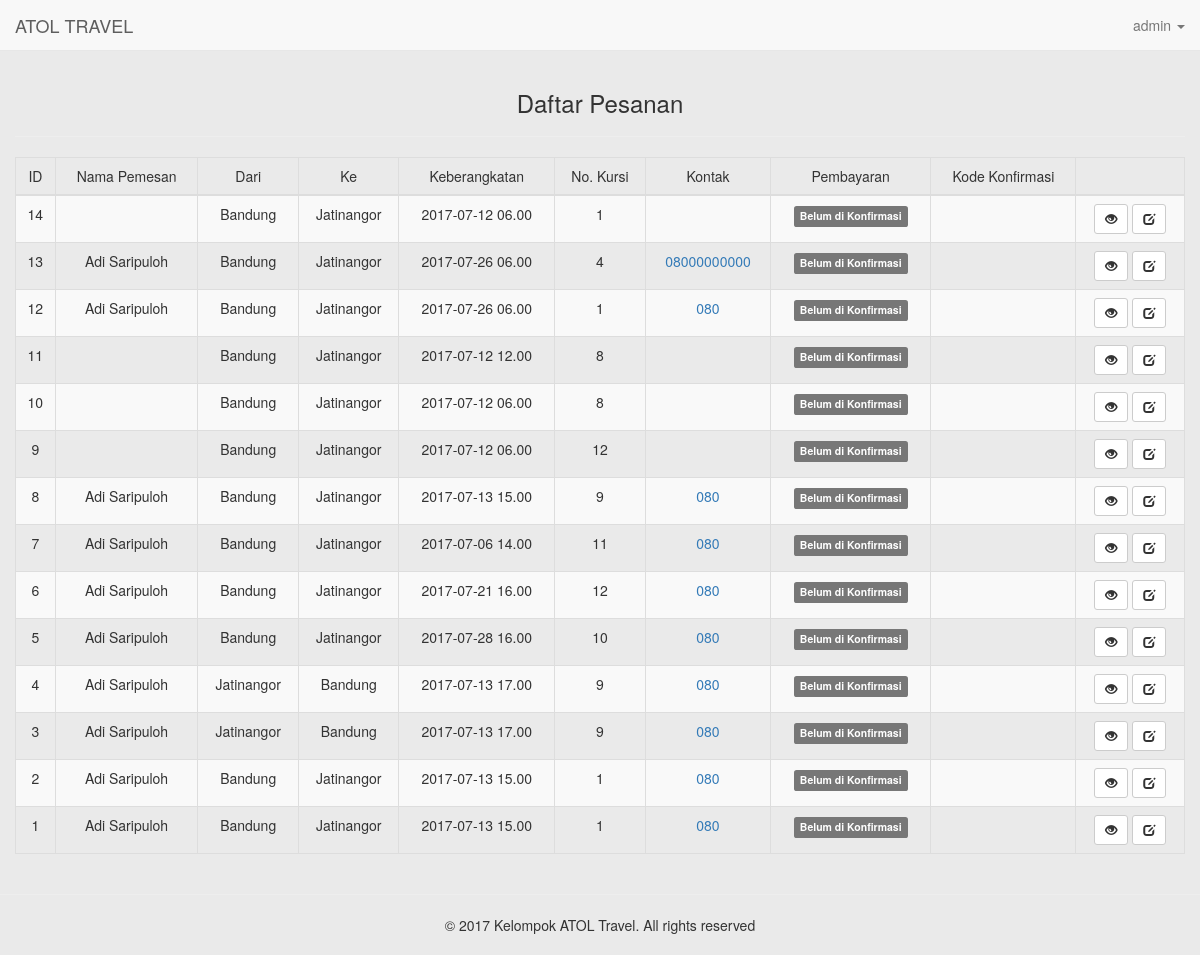
The app's page /admin/dashboard.php (signed in), older data.
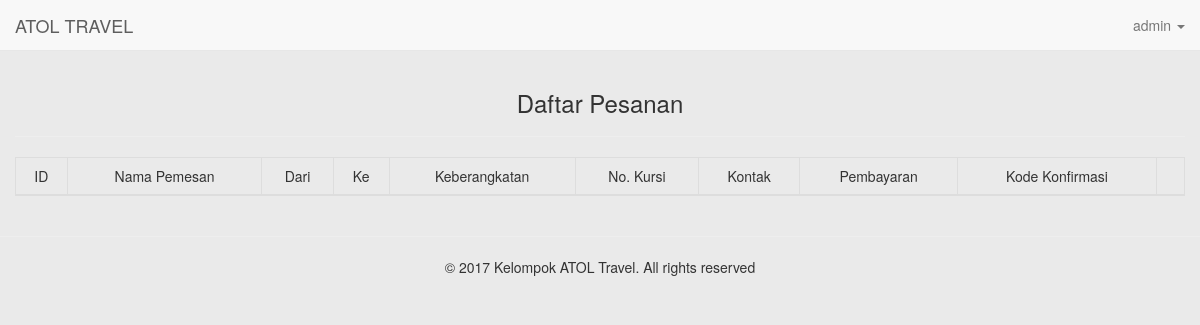
The same page, newer data.
### tables this page shows
CREATE TABLE `pesanan` (
  `id` int(11) NOT NULL AUTO_INCREMENT,
  `dari` varchar(10) NOT NULL,
  `ke` varchar(10) NOT NULL,
  `tgl_berangkat` date NOT NULL,
  `jam_berangkat` int(11) NOT NULL,
  `no_kursi` int(11) NOT NULL,
  `nama_pemesan` varchar(45) NOT NULL,
  `kontak` varchar(50) NOT NULL,
  `pembayaran` int(11) NOT NULL,
  `foto_konfirmasi` varchar(45) DEFAULT NULL,
  `key_konfirmasi` varchar(45) NOT NULL,
  PRIMARY KEY (`id`)
);

### admin/halaman/daftar_pesanan.php (the view, shortened to what this page needs)
<h3 class="text-center">Daftar Pesanan</h3>
<hr>
<table class="table table-striped table-bordered text-center table-responsive" id="table">
  <thead>
    <td>ID</td>
    <td>Nama Pemesan</td>
    <td>Dari</td>
    <td>Ke</td>
    <td>Keberangkatan</td>
    <td>No. Kursi</td>
    <td>Kontak</td>
    <td>Pembayaran</td>
    <td>Kode Konfirmasi</td>
    <td></td>
  </thead>
  <tbody>
  <?php
  $sql = "SELECT * FROM pesanan ORDER by id DESC ";
  $result = mysqli_query($db,$sql);
  if ($result->num_rows > 0) {
    while($row = $result->fetch_assoc()) {
      $id = $row['id'];
      $nama_pemesan = $row['nama_pemesan'];
      $dari = $row['dari'];
      $ke = $row['ke'];
      $tgl_berangkat = $row['tgl_berangkat'];
      $jam_berangkat = $row['jam_berangkat'];
      $no_kursi = $row['no_kursi'];
      $kontak = $row['kontak'];
      $pembayaran = $row['pembayaran'];
      $key = $row['key_konfirmasi'];
      $j = 6;
      for($i=1; $i<=13; $i++) {
        if(($jam_berangkat == $i)) {
          if($j <= 9) {
            $new_jadwal = '0' . $j . '.00';
          } else {
            $new_jadwal = $j . '.00';
          }
        }
        $j++;
      }
      if($pembayaran == 0) {
        $new_pembayaran = '
          <span class="label label-default">Belum di Konfirmasi</span>
        ';
      }
      echo '
      <tr>
        <td>'.$id.'</td>
        <td>'.$nama_pemesan.'</td>
        <td>'.$dari.'</td>
        <td>'.$ke.'</td>
        <td>'.$tgl_berangkat.' '.$new_jadwal.'</td>
        <td>'.$no_kursi.'</td>
        <td><a href="mailto:'.$kontak.'">'.$kontak.'</a></td>
        <td>'.$new_pembayaran.'</td>
        <td>'.$key.'</td>
        <td>
          <div class="btn-group" role="group">
            <a href="?act=lihat&key='.$key.'"><button type="button" class="btn btn-default btn-sm"><i class="glyphicon glyphicon-eye-open"></i></button></a>
            <a href="?act=edit&key='.$key.'"><button type="button" class="btn btn-default btn-sm"><i class="glyphicon glyphicon-edit"></i></i></button></a>
          </div>
        </td>
      </tr>
      ';
    }
  }
  ?>
  </tbody>
</table>

### admin/dashboard.php (shortened to what this page needs)
<?php
   include ('session.php');
?>
<!DOCTYPE html>
<html>
  <head>
    <link rel="stylesheet" href="https://maxcdn.bootstrapcdn.com/bootstrap/3.3.7/css/bootstrap.min.css">
    <link rel="stylesheet" href="../css/styles.css">
    <link rel="stylesheet" type="text/css" href="//cdn.datatables.net/1.10.15/css/jquery.dataTables.css">
  </head>
  <body>
    <?php
      include '../navbar.php';
    ?>
    <div class="container content">
      <div class="row">
        <?php
          if (isset($_GET['act'])) {
            $act = $_GET['act'];
            if(($act == 'lihat') && !empty($_GET['key'])) {
              $key = $_GET['key'];
              include ('halaman/lihat.php');
            } elseif(($act == 'edit') && !empty($_GET['key'])) {
                $key = $_GET['key'];
                include ('halaman/edit.php');
            } else {
              header('location: dashboard.php');
            }
          } else {
            include ('halaman/daftar_pesanan.php');
          }
        ?>
      </div>
    </div>
    <hr class="devider">
    <?php include '../footer.php'; ?>
  </body>
</html>

### navbar.php (shortened to what this page needs)
<nav class="navbar navbar-default navbar-fixed-top">
  <div class="container">
    <div class="row">
      <div class="navbar-header">
        <a class="navbar-brand" href="/admin/dashboard.php">ATOL TRAVEL</a>
      </div>
      <div class="collapse navbar-collapse" id="bs-example-navbar-collapse-1">
        <?php if(isset($_SESSION['username']) != ""){ ?>
          <ul class="nav navbar-nav navbar-right">
            <li class="dropdown">
              <a href="#" class="dropdown-toggle" data-toggle="dropdown" role="button" aria-haspopup="true" aria-expanded="false"><?php echo $_SESSION['username'];?> <span class="caret"></span></a>
            </li>
          </ul>
        <?php } else { ?>
          <ul class="nav navbar-nav navbar-right">
            <li><a href="/admin">Login Admin</a></li>
          </ul>
        <?php } ?>
      </div>
    </div>
  </div>
</nav>

### footer.php
<div class="container">
  <div class="row">
    <footer class="footer" style="padding-bottom: 20px;">
      <center>&copy; 2017 Kelompok ATOL Travel. All rights reserved</center>
    </footer>
  </div>
</div>

### css/styles.css (style rules this page uses)
body { background: #eaeaea; }
.content { padding-top: 70px; }

Row changes from the older to the newer data that the page shows:
removed pesanan: id "14", dari "Bandung", ke "Jatinangor", tgl_berangkat "2017-07-12", new_jadwal "06.00", no_kursi "1", pembayaran "Belum di Konfirmasi"
removed pesanan: id "13", nama_pemesan "Adi Saripuloh", dari "Bandung", ke "Jatinangor", tgl_berangkat "2017-07-26", new_jadwal "06.00", no_kursi "4", kontak "08000000000", pembayaran "Belum di Konfirmasi"
removed pesanan: id "12", nama_pemesan "Adi Saripuloh", dari "Bandung", ke "Jatinangor", tgl_berangkat "2017-07-26", new_jadwal "06.00", no_kursi "1", kontak "080", pembayaran "Belum di Konfirmasi"
removed pesanan: id "11", dari "Bandung", ke "Jatinangor", tgl_berangkat "2017-07-12", new_jadwal "12.00", no_kursi "8", pembayaran "Belum di Konfirmasi"
removed pesanan: id "10", dari "Bandung", ke "Jatinangor", tgl_berangkat "2017-07-12", new_jadwal "06.00", no_kursi "8", pembayaran "Belum di Konfirmasi"
removed pesanan: id "9", dari "Bandung", ke "Jatinangor", tgl_berangkat "2017-07-12", new_jadwal "06.00", no_kursi "12", pembayaran "Belum di Konfirmasi"
removed pesanan: id "8", nama_pemesan "Adi Saripuloh", dari "Bandung", ke "Jatinangor", tgl_berangkat "2017-07-13", new_jadwal "15.00", no_kursi "9", kontak "080", pembayaran "Belum di Konfirmasi"
removed pesanan: id "7", nama_pemesan "Adi Saripuloh", dari "Bandung", ke "Jatinangor", tgl_berangkat "2017-07-06", new_jadwal "14.00", no_kursi "11", kontak "080", pembayaran "Belum di Konfirmasi"
removed pesanan: id "6", nama_pemesan "Adi Saripuloh", dari "Bandung", ke "Jatinangor", tgl_berangkat "2017-07-21", new_jadwal "16.00", no_kursi "12", kontak "080", pembayaran "Belum di Konfirmasi"
removed pesanan: id "5", nama_pemesan "Adi Saripuloh", dari "Bandung", ke "Jatinangor", tgl_berangkat "2017-07-28", new_jadwal "16.00", no_kursi "10", kontak "080", pembayaran "Belum di Konfirmasi"
removed pesanan: id "4", nama_pemesan "Adi Saripuloh", dari "Jatinangor", ke "Bandung", tgl_berangkat "2017-07-13", new_jadwal "17.00", no_kursi "9", kontak "080", pembayaran "Belum di Konfirmasi"
removed pesanan: id "3", nama_pemesan "Adi Saripuloh", dari "Jatinangor", ke "Bandung", tgl_berangkat "2017-07-13", new_jadwal "17.00", no_kursi "9", kontak "080", pembayaran "Belum di Konfirmasi"
removed pesanan: id "2", nama_pemesan "Adi Saripuloh", dari "Bandung", ke "Jatinangor", tgl_berangkat "2017-07-13", new_jadwal "15.00", no_kursi "1", kontak "080", pembayaran "Belum di Konfirmasi"
removed pesanan: id "1", nama_pemesan "Adi Saripuloh", dari "Bandung", ke "Jatinangor", tgl_berangkat "2017-07-13", new_jadwal "15.00", no_kursi "1", kontak "080", pembayaran "Belum di Konfirmasi"
